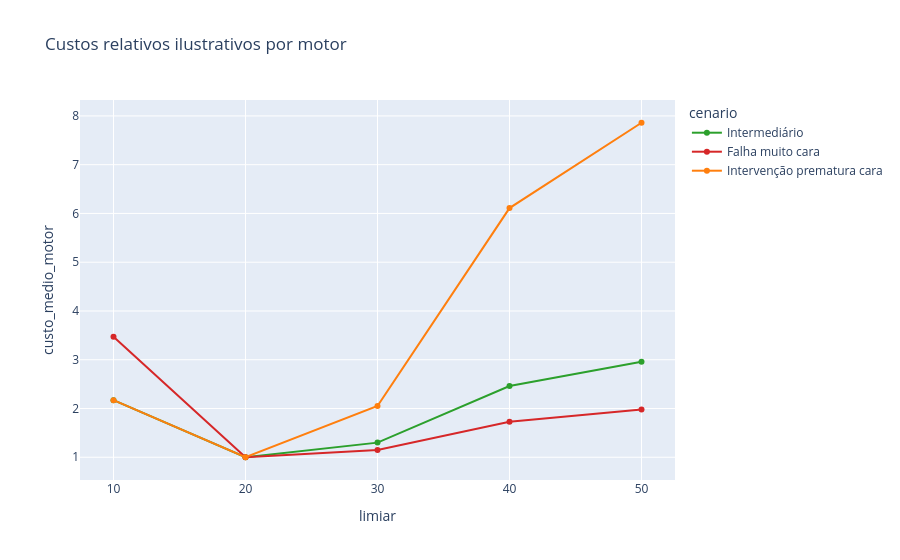

Notebook code cell kept with this figure:
### Markdown cell above
Insights: As barras serão ordenadas pelo limiar crescente. A distribuição da antecedência deverá ser considerada junto com a quantidade de alertas oportunos, pois a mesma classificação pode abranger tempos diferentes para intervenção.

### Code cell
scenarios = {'Intermediário': [3, 1, 10, 10], 'Falha muito cara': [2, 1, 20, 20], 'Intervenção prematura cara': [8, 1, 10, 10]}
rows = []
for scenario, costs in scenarios.items():
    for _, row in summary.iterrows():
        rows.append({'cenario': scenario, 'limiar': row.limiar, 'custo_medio_motor': sum(row[name] * cost for name, cost in zip(order, costs)) / row.motores})
costs = pd.DataFrame(rows)
costs.to_csv(REPORT / 'extra-trees-alertas-custos-fd001.csv', index=False)
display(costs)
px.line(costs, x='limiar', y='custo_medio_motor', color='cenario', markers=True, color_discrete_map={'Intermediário': '#2CA02C', 'Falha muito cara': '#D62728', 'Intervenção prematura cara': '#FF7F0E'}, title='Custos relativos ilustrativos por motor').show()
best = costs.loc[costs.groupby('cenario').custo_medio_motor.idxmin()].sort_values('cenario')
display(best)
text = '# Alertas do Extra Trees final — FD001\n\nAnálise exploratória sobre previsões OOF usadas no desenvolvimento. Janela útil de 5 a 30 ciclos, confirmação em 3 ciclos. Custos relativos ilustrativos; alertas tardios recebem o mesmo custo de falhas não detectadas.\n\n' + '```text\n' + summary.to_string(index=False) + '\n```' + '\n\nMenor custo observado em cada cenário (sem validação independente da escolha):\n\n' + '```text\n' + best.to_string(index=False) + '\n```'
(REPORT / 'alertas-extra-trees-final-fd001.md').write_text(text, encoding='utf-8')

### Figure 1 — Plotly figure (JSON) as saved in the notebook; plotly's stock layout.template omitted (floating-point values rounded to 4 significant figures)
{"data": [{"hovertemplate": "cenario=Intermediário<br>limiar=%{x}<br>custo_medio_motor=%{y}<extra></extra>", "legendgroup": "Intermediário", "line": {"color": "#2CA02C", "dash": "solid"}, "marker": {"symbol": "circle"}, "mode": "lines+markers", "name": "Intermediário", "orientation": "v", "showlegend": true, "type": "scatter", "x": [10, 20, 30, 40, 50], "xaxis": "x", "y": [2.17, 1.0, 1.3, 2.46, 2.96], "yaxis": "y"}, {"hovertemplate": "cenario=Falha muito cara<br>limiar=%{x}<br>custo_medio_motor=%{y}<extra></extra>", "legendgroup": "Falha muito cara", "line": {"color": "#D62728", "dash": "solid"}, "marker": {"symbol": "circle"}, "mode": "lines+markers", "name": "Falha muito cara", "orientation": "v", "showlegend": true, "type": "scatter", "x": [10, 20, 30, 40, 50], "xaxis": "x", "y": [3.47, 1.0, 1.15, 1.73, 1.98], "yaxis": "y"}, {"hovertemplate": "cenario=Intervenção prematura cara<br>limiar=%{x}<br>custo_medio_motor=%{y}<extra></extra>", "legendgroup": "Intervenção prematura cara", "line": {"color": "#FF7F0E", "dash": "solid"}, "marker": {"symbol": "circle"}, "mode": "lines+markers", "name": "Intervenção prematura cara", "orientation": "v", "showlegend": true, "type": "scatter", "x": [10, 20, 30, 40, 50], "xaxis": "x", "y": [2.17, 1.0, 2.05, 6.11, 7.86], "yaxis": "y"}], "layout": {"legend": {"title": {"text": "cenario"}, "tracegroupgap": 0}, "title": {"text": "Custos relativos ilustrativos por motor"}, "xaxis": {"anchor": "y", "domain": [0, 1], "title": {"text": "limiar"}}, "yaxis": {"anchor": "x", "domain": [0, 1], "title": {"text": "custo_medio_motor"}}}}
